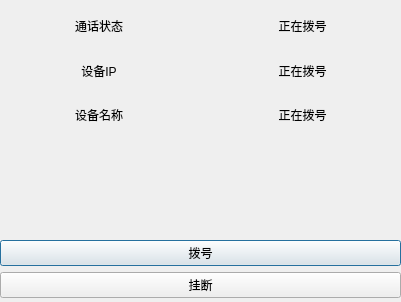
<?xml version="1.0" encoding="UTF-8"?>
<ui version="4.0">
 <class>Dialog</class>
 <widget class="QDialog" name="Dialog">
  <property name="geometry">
   <rect>
    <x>0</x>
    <y>0</y>
    <width>401</width>
    <height>302</height>
   </rect>
  </property>
  <property name="windowTitle">
   <string>Dialog</string>
  </property>
  <widget class="QWidget" name="verticalLayoutWidget_2">
   <property name="geometry">
    <rect>
     <x>0</x>
     <y>7</y>
     <width>401</width>
     <height>291</height>
    </rect>
   </property>
   <layout class="QVBoxLayout" name="verticalLayout_2">
    <item>
     <layout class="QVBoxLayout" name="verticalLayout">
      <item>
       <layout class="QHBoxLayout" name="horizontalLayout">
        <item>
         <widget class="QLabel" name="__status_label">
          <property name="text">
           <string>通话状态</string>
          </property>
          <property name="alignment">
           <set>Qt::AlignCenter</set>
          </property>
         </widget>
        </item>
        <item>
         <widget class="QLabel" name="status_label">
          <property name="text">
           <string>正在拨号</string>
          </property>
          <property name="alignment">
           <set>Qt::AlignCenter</set>
          </property>
         </widget>
        </item>
       </layout>
      </item>
      <item>
       <layout class="QHBoxLayout" name="horizontalLayout_2">
        <item>
         <widget class="QLabel" name="__device_ip_label">
          <property name="text">
           <string>设备IP</string>
          </property>
          <property name="alignment">
           <set>Qt::AlignCenter</set>
          </property>
         </widget>
        </item>
        <item>
         <widget class="QLabel" name="device_ip_label">
          <property name="text">
           <string>正在拨号</string>
          </property>
          <property name="alignment">
           <set>Qt::AlignCenter</set>
          </property>
         </widget>
        </item>
       </layout>
      </item>
      <item>
       <layout class="QHBoxLayout" name="horizontalLayout_3">
        <item>
         <widget class="QLabel" name="__device_name_label">
          <property name="text">
           <string>设备名称</string>
          </property>
          <property name="alignment">
           <set>Qt::AlignCenter</set>
          </property>
         </widget>
        </item>
        <item>
         <widget class="QLabel" name="device_name_label">
          <property name="text">
           <string>正在拨号</string>
          </property>
          <property name="alignment">
           <set>Qt::AlignCenter</set>
          </property>
         </widget>
        </item>
       </layout>
      </item>
      <item>
       <spacer name="verticalSpacer">
        <property name="orientation">
         <enum>Qt::Vertical</enum>
        </property>
        <property name="sizeType">
         <enum>QSizePolicy::Preferred</enum>
        </property>
        <property name="sizeHint" stdset="0">
         <size>
          <width>20</width>
          <height>100</height>
         </size>
        </property>
       </spacer>
      </item>
      <item>
       <widget class="QPushButton" name="start_voice_button">
        <property name="text">
         <string>拨号</string>
        </property>
       </widget>
      </item>
      <item>
       <widget class="QPushButton" name="close_button">
        <property name="text">
         <string>挂断</string>
        </property>
       </widget>
      </item>
     </layout>
    </item>
   </layout>
  </widget>
 </widget>
 <resources/>
 <connections/>
</ui>
